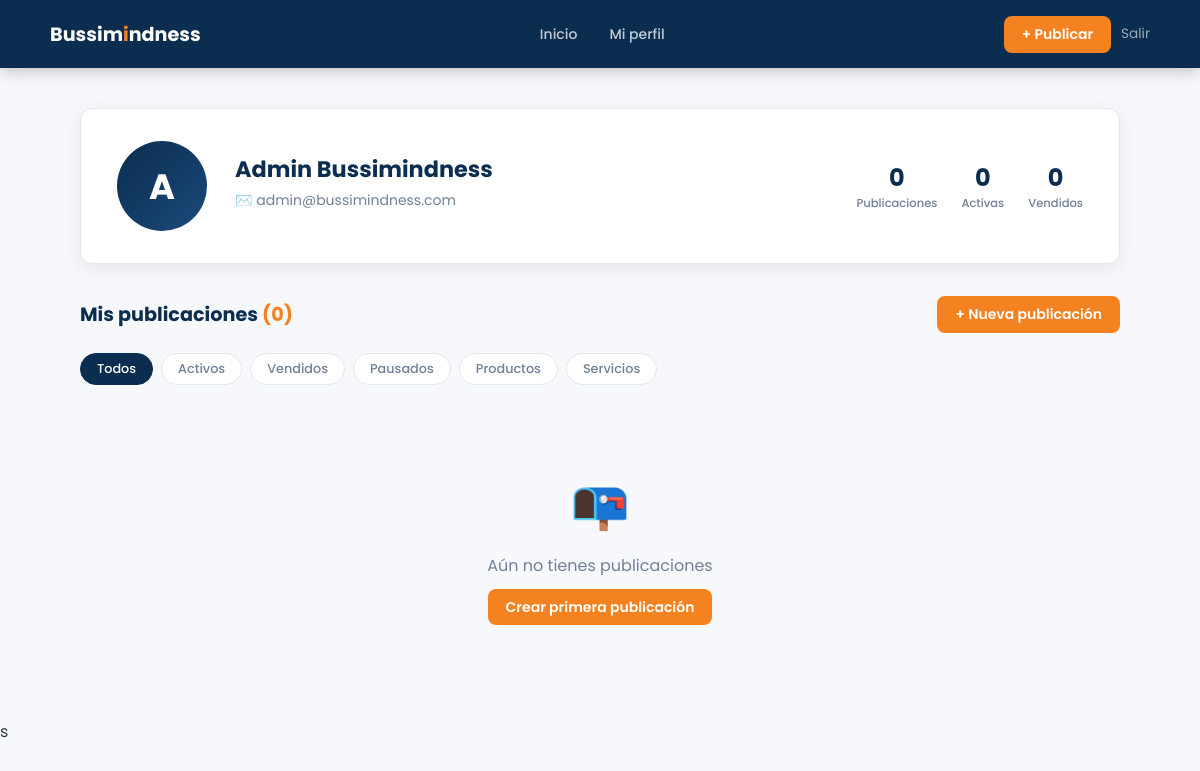
Screenshot of /perfil/perfil.php (signed in) with the database file from the repository.
### tables this page shows
CREATE TABLE `usuarios` (
    `id`              INT(11)      NOT NULL AUTO_INCREMENT,
    `nombre`          VARCHAR(100) NOT NULL,
    `email`           VARCHAR(150) NOT NULL,
    `password`        VARCHAR(255) NOT NULL,            
    `foto`            VARCHAR(255) DEFAULT NULL,        
    `bio`             TEXT         DEFAULT NULL,        
    `ciudad`          VARCHAR(100) DEFAULT NULL,
    `telefono`        VARCHAR(20)  DEFAULT NULL,
    `rol`             ENUM('usuario','admin') DEFAULT 'usuario',
    `estado`          ENUM('activo','bloqueado') DEFAULT 'activo',
    `fecha_registro`  DATETIME     DEFAULT CURRENT_TIMESTAMP,
    PRIMARY KEY (`id`),
    UNIQUE KEY `email` (`email`)
);

### perfil/perfil.php (the view, shortened to what this page needs)
<?php
include(__DIR__ . "/../config/conexion.php");
$user_id = $_SESSION['user_id'];
$stmt = $conn->prepare("SELECT nombre, email, foto, bio, ciudad FROM usuarios WHERE id = ?");
$stmt->bind_param("i", $user_id);
$stmt->execute();
$user = $stmt->get_result()->fetch_assoc();
$productos = [];
$total = count($productos);
$activos   = count(array_filter($productos, fn($p) => $p['estado'] === 'activo'));
$vendidos  = count(array_filter($productos, fn($p) => $p['estado'] === 'vendido'));
?>
<!DOCTYPE html>
<html lang="es">
<head>
</head>
<body>
<header class="header">
    <div class="logo">Bussim<span>i</span>ndness</div>
    <nav class="nav">
        <a href="../index.php">Inicio</a>
        <a href="perfil.php">Mi perfil</a>
    </nav>
    <div style="display:flex;gap:10px;align-items:center;">
        <a href="../productos/producto.php" class="btn-publish">+ Publicar</a>
        <a href="../logout.php" style="color:rgba(255,255,255,.6);font-size:.85rem;">Salir</a>
    </div>
</header>
<div class="container">
    <div class="perfil-card">
        <div class="avatar">
            <?php if (!empty($user['foto'])): ?>
                <img src="../<?= htmlspecialchars($user['foto']) ?>" alt="Foto de perfil">
            <?php else: ?>
                <?= strtoupper(substr($user['nombre'] ?? 'U', 0, 1)) ?>
            <?php endif; ?>
        </div>
        <div class="perfil-info">
            <h2><?= htmlspecialchars($user['nombre'] ?? 'Usuario') ?></h2>
            <div class="email">✉️ <?= htmlspecialchars($user['email'] ?? '') ?></div>
        </div>
        <div class="perfil-stats">
            <div class="stat">
                <div class="num"><?= $total ?></div>
                <div class="label">Publicaciones</div>
            </div>
            <div class="stat">
                <div class="num"><?= $activos ?></div>
                <div class="label">Activas</div>
            </div>
            <div class="stat">
                <div class="num"><?= $vendidos ?></div>
                <div class="label">Vendidos</div>
            </div>
        </div>
    </div>
    <div class="section-header">
        <h2 class="section-title">Mis publicaciones <span>(<?= $total ?>)</span></h2>
        <a href="../productos/producto.php" class="btn-publish">+ Nueva publicación</a>
    </div>
    <div class="filtros">
        <button class="filtro-btn active" onclick="filtrar('todos', this)">Todos</button>
        <button class="filtro-btn" onclick="filtrar('activo', this)">Activos</button>
        <button class="filtro-btn" onclick="filtrar('vendido', this)">Vendidos</button>
        <button class="filtro-btn" onclick="filtrar('pausado', this)">Pausados</button>
        <button class="filtro-btn" onclick="filtrar('producto', this)">Productos</button>
        <button class="filtro-btn" onclick="filtrar('servicio', this)">Servicios</button>
    </div>
    <?php if (!empty($productos)): ?>
        <div class="grid" id="gridPublicaciones">
            <?php foreach ($productos as $prod): ?>
                <div class="pub-card" data-estado="<?= $prod['estado'] ?>" data-tipo="<?= $prod['tipo'] ?>">
                    <?php if ($prod['img_src']): ?>
                        <img class="pub-img"
                             src="<?= htmlspecialchars($prod['img_src']) ?>"
                             alt="<?= htmlspecialchars($prod['nombre']) ?>">
                    <?php else: ?>
                        <div class="pub-placeholder">📦</div>
                    <?php endif; ?>
                    <div class="pub-body">
                        <span class="pub-badge badge-<?= $prod['tipo'] ?>">
                            <?= ucfirst($prod['tipo']) ?>
                        </span>
                        <div class="pub-nombre"><?= htmlspecialchars($prod['nombre']) ?></div>
                        <?php if ($prod['precio']): ?>
                            <div class="pub-precio">$<?= number_format($prod['precio'], 2) ?></div>
                        <?php endif; ?>
                        <div class="pub-estado">
                            <span class="estado-dot dot-<?= $prod['estado'] ?>"></span>
                            <?= ucfirst($prod['estado']) ?>
                        </div>
                        <div class="pub-acciones">
                            <a href="../productos/verproducto.php?id=<?= $prod['id'] ?>" class="btn-accion btn-ver">👁 Ver</a>
                            <a href="../productos/editar_producto.php?id=<?= $prod['id'] ?>" class="btn-accion btn-editar">✏️</a>
                            <a href="../productos/eliminar_producto.php?id=<?= $prod['id'] ?>"
                               class="btn-accion btn-eliminar"
                               onclick="return confirm('¿Eliminar esta publicación?')">🗑️</a>
                        </div>
                    </div>
                </div>
            <?php endforeach; ?>
        </div>
    <?php else: ?>
        <div class="grid">
            <div class="empty-state">
                <div class="icon">📭</div>
                <p>Aún no tienes publicaciones</p>
                <a href="../productos/producto.php" class="btn-publish">Crear primera publicación</a>
            </div>
        </div>
    <?php endif; ?>
</div>
</body>
</html>s

### perfil/perfil.php (style rules this page uses)
:root { --navy: #0b2d50; --orange: #f58220; --orange2: #e5711a; --bg: #f6f8fb; --white: #ffffff; --border: #e2e8f0; --text: #2d3748; --muted: #718096; --radius: 12px; --shadow: 0 4px 20px rgba(0,0,0,.08); }
*, *::before, *::after { box-sizing: border-box; margin: 0; padding: 0; }
body { font-family: 'Poppins', sans-serif; background: var(--bg); color: var(--text); }
a { text-decoration: none; color: inherit; }
.header { background: var(--navy); padding: 0 50px; height: 68px; display: flex; justify-content: space-between; align-items: center; position: sticky; top: 0; z-index: 100; box-shadow: 0 2px 16px rgba(0,0,0,.25); }
.logo { font-weight: 700; font-size: 1.2rem; color: white; }
.logo span { color: var(--orange); }
.nav { display: flex; gap: 4px; }
.nav a { color: rgba(255,255,255,.75); padding: 8px 14px; border-radius: 8px; font-size: .875rem; font-weight: 500; transition: background .2s, color .2s; }
.btn-publish { background: var(--orange); color: white; padding: 8px 18px; border-radius: 8px; font-weight: 600; font-size: .875rem; transition: background .2s; }
.container { max-width: 1100px; margin: 40px auto; padding: 0 30px; }
.perfil-card { background: var(--white); border-radius: var(--radius); border: 1.5px solid var(--border); padding: 32px 36px; display: flex; align-items: center; gap: 28px; margin-bottom: 32px; box-shadow: var(--shadow); }
.avatar { width: 90px; height: 90px; border-radius: 50%; background: linear-gradient(135deg, var(--navy), #1a4a7a); display: flex; align-items: center; justify-content: center; font-size: 2.2rem; color: white; font-weight: 700; flex-shrink: 0; overflow: hidden; }
.perfil-info { flex: 1; }
.perfil-info h2 { font-size: 1.4rem; font-weight: 700; color: var(--navy); margin-bottom: 4px; }
.perfil-info .email { color: var(--muted); font-size: .875rem; margin-bottom: 10px; }
.perfil-stats { display: flex; gap: 24px; }
.stat { text-align: center; }
.stat .num { font-size: 1.5rem; font-weight: 700; color: var(--navy); }
.stat .label { font-size: .72rem; color: var(--muted); font-weight: 500; }
.section-header { display: flex; justify-content: space-between; align-items: center; margin-bottom: 20px; }
.section-title { font-size: 1.2rem; font-weight: 700; color: var(--navy); }
.section-title span { color: var(--orange); }
.filtros { display: flex; gap: 8px; margin-bottom: 24px; flex-wrap: wrap; }
.filtro-btn { padding: 6px 16px; border-radius: 100px; border: 1.5px solid var(--border); background: var(--white); color: var(--muted); font-family: 'Poppins', sans-serif; font-size: .8rem; font-weight: 500; cursor: pointer; transition: all .2s; }
.filtro-btn.active, .filtro-btn:hover { border-color: var(--navy); background: var(--navy); color: white; }
.grid { display: grid; grid-template-columns: repeat(auto-fill, minmax(220px, 1fr)); gap: 18px; }
.empty-state { grid-column: 1 / -1; text-align: center; padding: 60px 20px; color: var(--muted); }
.empty-state .icon { font-size: 3rem; margin-bottom: 12px; }
.empty-state p { margin-bottom: 16px; }

### rows the page displays
usuarios: nombre "A", nombre "Admin Bussimindness", email "admin@bussimindness.com"

### other values shown
$total "0"
$activos "0"
$vendidos "0"
